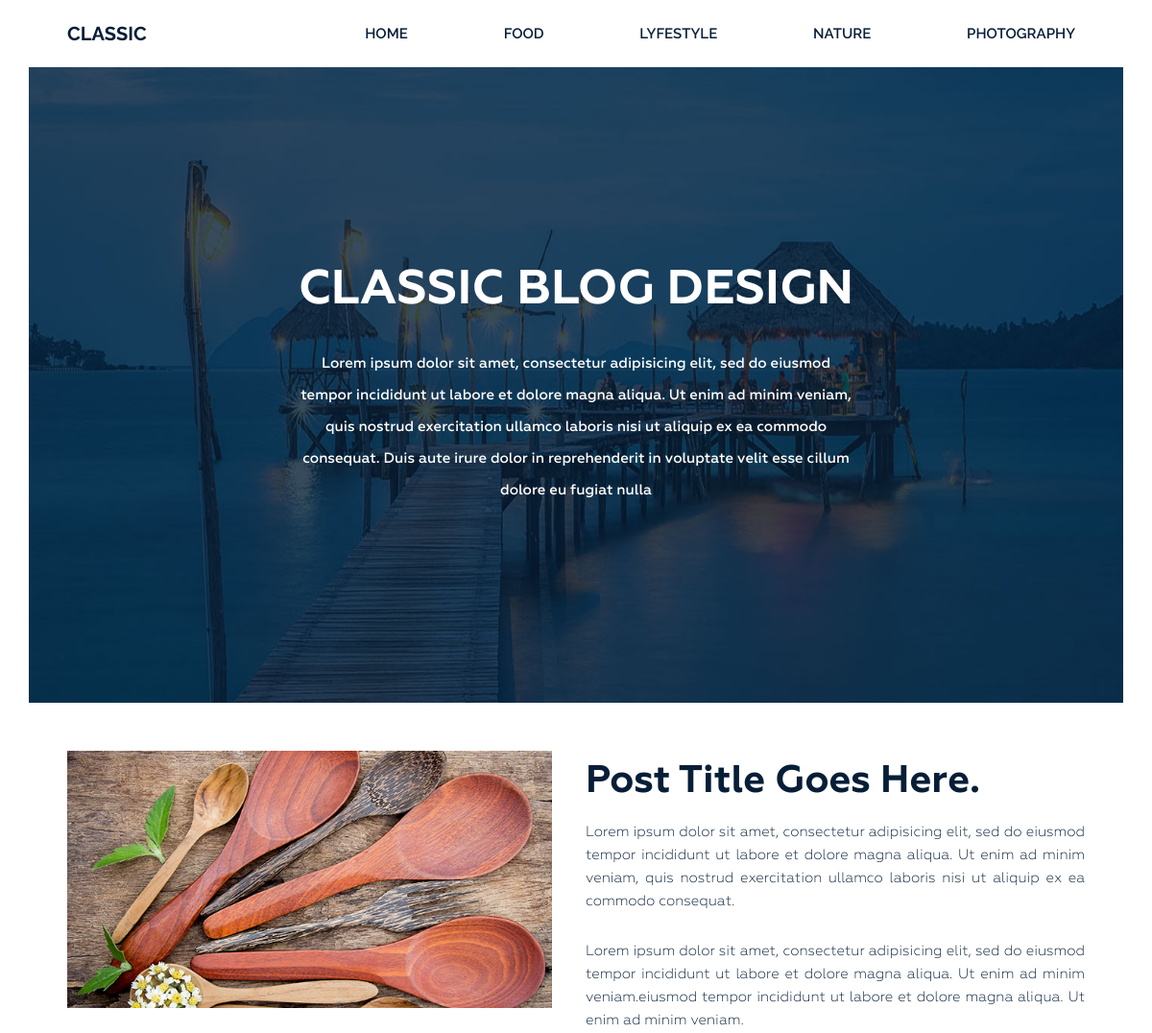
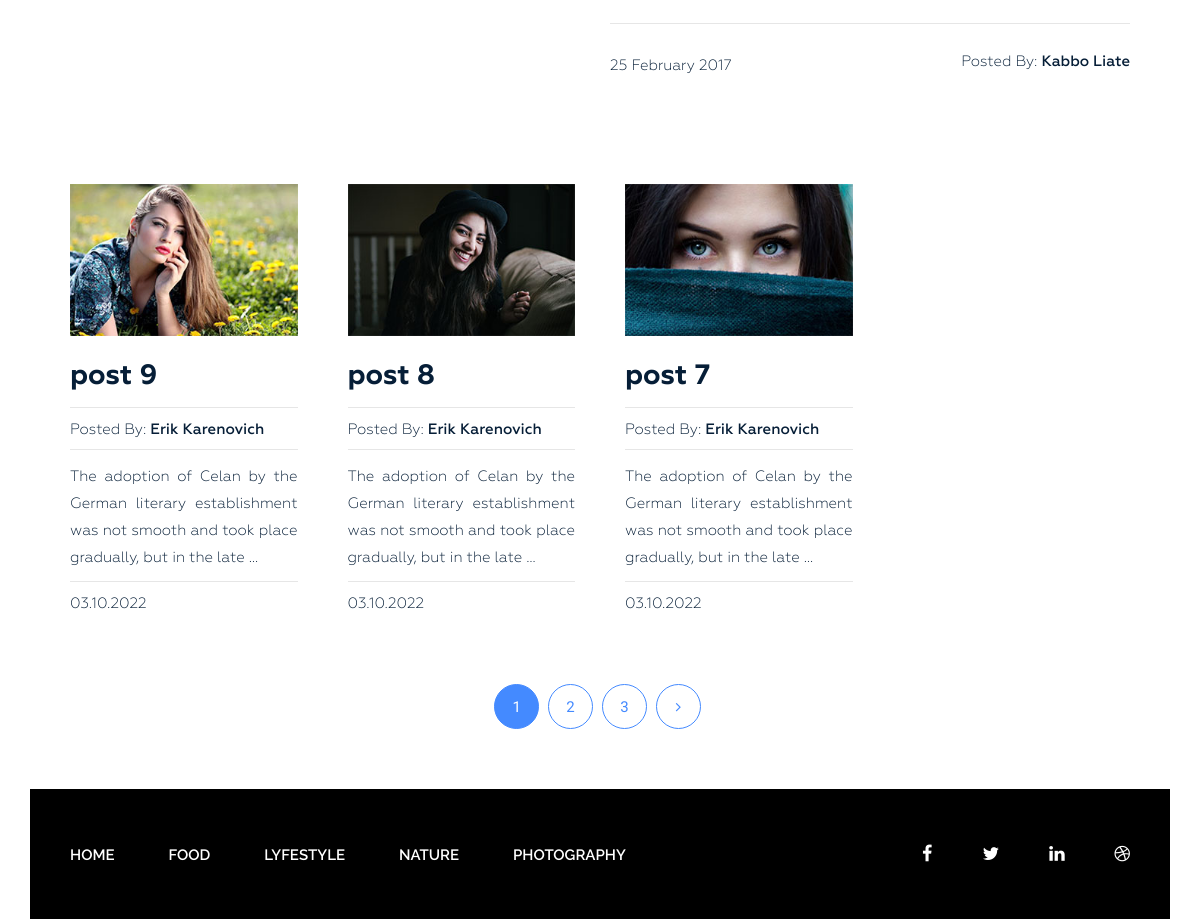
The page / on the database its author committed (2 pictures, top to bottom).
### blog/models.py (models this page shows, shortened)
class Category(models.Model):
    title = models.CharField(max_length=255)
    slug = models.SlugField(max_length=255, verbose_name='Url', unique=True)
    class Meta:
        ordering = ['title']
        verbose_name = 'Категория'
        verbose_name_plural = 'Категории'

class Post(models.Model):
    title = models.CharField(max_length=255)
    slug = models.SlugField(max_length=255, verbose_name='Url', unique=True)
    author = models.CharField(max_length=100)
    content = models.TextField(blank=True)
    created_at = models.DateTimeField(auto_now_add=True, verbose_name='Опубликовано')
    photo = models.ImageField(upload_to='photo/%Y/%m/%d/', blank=True)
    views = models.IntegerField(default=0, verbose_name='Кол-во просмотров')
    category = models.ForeignKey(Category, on_delete=models.PROTECT,
                                 related_name='posts')
    tags = models.ManyToManyField(Tag, blank=True, related_name='posts')
    class Meta:
        ordering = ['-created_at']
        verbose_name = 'Статья'
        verbose_name_plural = 'Статьи'

### blog/views.py (the view)
# urls.py: path('', Home.as_view(), name='home'),
class Home(ListView):
    model = Post
    template_name = 'blog/index.html'
    context_object_name = 'posts'
    paginate_by = 3
    def get_context_data(self, *, object_list=None, **kwargs):
        context = super().get_context_data(**kwargs)
        context['categories'] = Category.objects.all()
        context['title'] = 'Classic Blog Design'
        return context

### blog/templates/blog/index.html (shortened to what this page needs)
{% extends 'base.html' %}
{% load static %}
{% block content %}
<section class="bg-text-area">
            <div class="container">
                <div class="row">
                    <div class="col-md-12">
                        <div class="bg-text">
                            <h3>Classic BLOG Design</h3>
                            <p>Lorem ipsum dolor sit amet, consectetur adipisicing elit, sed do eiusmod tempor incididunt ut labore et dolore magna aliqua. Ut enim ad minim veniam, quis nostrud exercitation ullamco laboris nisi ut aliquip ex ea commodo consequat. Duis aute irure dolor in reprehenderit in voluptate velit esse cillum dolore eu fugiat nulla </p>
                        </div>
                    </div>
                </div>
            </div>
        </section>
<section class="blog-post-area">
            <div class="container">
                <div class="row">
                    <div class="blog-post-area-style">
                            <div class="col-md-12">
                                <div class="single-post-big">
                                    <div class="big-image">
                                        <img src="{% static 'img/post-image1.jpg' %}" alt="">
                                    </div>
                                    <div class="big-text">
                                        <h3><a href="#">Post Title Goes Here.</a></h3>
                                        <p>Lorem ipsum dolor sit amet, consectetur adipisicing elit, sed do eiusmod tempor incididunt ut labore et dolore magna aliqua. Ut enim ad minim veniam, quis nostrud exercitation ullamco laboris nisi ut aliquip ex ea commodo consequat.</p>
                                        <p>Lorem ipsum dolor sit amet, consectetur adipisicing elit, sed do eiusmod tempor incididunt ut labore et dolore magna aliqua. Ut enim ad minim veniam.eiusmod tempor incididunt ut labore et dolore magna aliqua. Ut enim ad minim veniam.</p>
                                        <h4><span class="date">25 February 2017</span><span class="author">Posted By: <span class="author-name">Kabbo Liate</span></span>
                                        </h4>
                                    </div>
                                </div>
                            </div>
                            {% for post in posts %}
                            <div class="col-md-3">
                                <div class="single-post">
                                    {% if post.photo %}
                                    <img src="{{ post.photo.url }}" alt="{{ post.title }}">
                                    {% else %}
                                    <img src="https://picsum.photos/id/1060/300/201/?blug=2" alt="{{ post.title }}">
                                    {% endif %}
                                    <h3><a href="{% url 'post' post.slug %}">{{ post.title }}</a></h3>
                                    <h4><span>Posted By: <span class="author-name">{{ post.author }}</span></span>
                                    </h4>
                                    {{ post.content|truncatewords_html:20|safe }}
                                    <h4><span>{{ post.created_at|date:"d.m.Y" }}</span></h4>
                                </div>
                            </div>
                            {% endfor %}
                    </div>
                </div>
            </div>
            {% if page_obj.has_other_pages %}
            <div class="pegination">
                <div class="nav-links">
                    {% for p in page_obj.paginator.page_range %}
                        {% if page_obj.number == p %}
                        <span class="page-numbers current">{{ p }}</span>
                        {% elif p > page_obj.number|add:-3 and p < page_obj.number|add:3 %}
                        <a class="page-numbers" href="?page={{ p }}">{{ p }}</a>
                        {% endif %}
                    {% endfor %}
                    {% if page_obj.has_next %}
                        <a class="page-numbers" href="?page={{ page_obj.next_page_number }}"><i class="fa fa-angle-right" aria-hidden="true"></i></a>
                    {% endif %}
                </div>
            </div>
            {% endif %}
        </section>
{% endblock %}

### templates/base.html (shortened to what this page needs)
{% load static %}
<!DOCTYPE html>
<html lang="en">
<head>
    <link rel="stylesheet" href="{% static 'css/bootstrap.css' %}">
    <link rel="stylesheet" href="{% static 'css/font-awesome.min.css' %}">
    <link rel="stylesheet" href="{% static 'css/owl.carousel.min.css' %}">
    <link rel="stylesheet" href="{% static 'css/owl.theme.default.min.css' %}">
    <link rel="stylesheet" href="{% static 'style.css' %}">
    <link rel="stylesheet" href="{% static 'responsive.css' %}">
</head>
<body>
    <div class="wrapper">
        {% include 'inc/_header.html' %}
        {% block content %} {% endblock %}
        {% include 'inc/_footer.html' %}
    </div>
</body>
</html>

### templates/inc/_header.html
<header class="header">
            <div class="container">
                <div class="row">
                    <div class="col-md-2">
                        <div class="logo">
                            <h2><a href="{% url 'home' %}">Classic</a></h2>
                        </div>
                    </div>
                    <div class="col-md-10">
                        <div class="menu">
                            <ul>
                                <li><a href="{% url 'home' %}">Home</a></li>
                                {% for item in categories %}
                                <li><a href="{% url 'category' item.slug %}">{{ item.title }}</a></li>
                                {% endfor %}
                            </ul>
                        </div>
                    </div>
                </div>
            </div>
        </header>

### templates/inc/_footer.html
<footer class="footer">
            <div class="container">
                <div class="row">
                    <div class="col-md-12">
                        <div class="footer-bg">
                            <div class="row">
                                <div class="col-md-9">
                                    <div class="footer-menu">
                                        <ul>
                                            <li><a href="{% url 'home' %}">Home</a></li>
                                            {% for item in categories %}
                                            <li><a href="{% url 'category' item.slug %}">{{ item.title }}</a></li>
                                            {% endfor %}
                                        </ul>
                                    </div>
                                </div>
                                <div class="col-md-3">
                                    <div class="footer-icon">
                                        <p><a href="#"><i class="fa fa-facebook" aria-hidden="true"></i></a><a href="#"><i class="fa fa-twitter" aria-hidden="true"></i></a><a href="#"><i class="fa fa-linkedin" aria-hidden="true"></i></a><a href="#"><i class="fa fa-dribbble" aria-hidden="true"></i></a></p>
                                    </div>
                                </div>
                            </div> .
                        </div>
                    </div>
                </div>
            </div>
</footer>

### rows shown on the page
Category: title "FOOD"
Category: title "LYFESTYLE"
Category: title "NATURE"
Category: title "PHOTOGRAPHY"
Post: photo (picture), title "post 9", author "Erik Karenovich", content "The adoption of Celan by the German literary establishment was not smooth and took place gradually, but in the late …", created_at "03.10.2022"
Post: photo (picture), title "post 8", author "Erik Karenovich", content "The adoption of Celan by the German literary establishment was not smooth and took place gradually, but in the late …", created_at "03.10.2022"
Post: photo (picture), title "post 7", author "Erik Karenovich", content "The adoption of Celan by the German literary establishment was not smooth and took place gradually, but in the late …", created_at "03.10.2022"

### other values the page prints
{{ p }} "1"
{{ p }} "2" "3"
